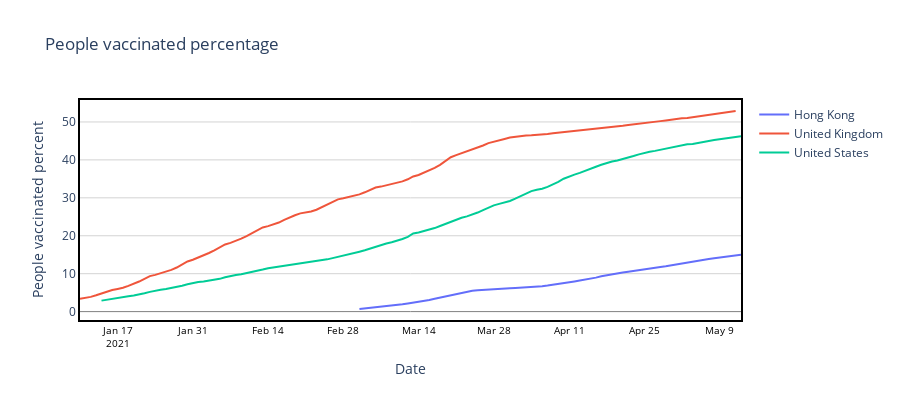

Notebook cell for this chart:
### Code cell
plot_time_variation_countries_group(country_vaccine_time, 'People vaccinated percent', 'People vaccinated percentage', countries)

### Figure 1 — Plotly figure (JSON) as saved in the notebook; plotly's stock layout.template omitted (floating-point values rounded to 4 significant figures)
{"data": [{"marker": {"line": {"width": 1}, "size": 8, "symbol": "circle"}, "mode": "lines", "name": "Hong Kong", "text": ["Hong Kong", "Hong Kong", "Hong Kong", "Hong Kong", "Hong Kong", "Hong Kong", "Hong Kong", "Hong Kong", "Hong Kong", "Hong Kong", "Hong Kong", "Hong Kong", "Hong Kong", "Hong Kong", "Hong Kong", "Hong Kong", "Hong Kong", "Hong Kong", "Hong Kong", "Hong Kong", "Hong Kong", "Hong Kong", "Hong Kong", "Hong Kong", "Hong Kong", "Hong Kong", "Hong Kong", "Hong Kong", "Hong Kong", "Hong Kong", "Hong Kong", "Hong Kong", "Hong Kong", "Hong Kong", "Hong Kong", "Hong Kong", "Hong Kong", "Hong Kong", "Hong Kong", "Hong Kong", "Hong Kong", "Hong Kong", "Hong Kong", "Hong Kong", "Hong Kong", "Hong Kong", "Hong Kong", "Hong Kong", "Hong Kong", "Hong Kong", "Hong Kong", "Hong Kong", "Hong Kong", "Hong Kong", "Hong Kong", "Hong Kong", "Hong Kong", "Hong Kong", "Hong Kong", "Hong Kong", "Hong Kong", "Hong Kong", "Hong Kong", "Hong Kong", "Hong Kong", "Hong Kong", "Hong Kong", "Hong Kong", "Hong Kong", "Hong Kong", "Hong Kong", "Hong Kong"], "type": "scatter", "x": ["2021-03-03", "2021-03-04", "2021-03-05", "2021-03-06", "2021-03-07", "2021-03-08", "2021-03-09", "2021-03-10", "2021-03-11", "2021-03-12", "2021-03-13", "2021-03-14", "2021-03-15", "2021-03-16", "2021-03-17", "2021-03-18", "2021-03-19", "2021-03-20", "2021-03-21", "2021-03-22", "2021-03-23", "2021-03-24", "2021-03-25", "2021-03-26", "2021-03-27", "2021-03-28", "2021-03-29", "2021-03-30", "2021-03-31", "2021-04-01", "2021-04-02", "2021-04-03", "2021-04-04", "2021-04-05", "2021-04-06", "2021-04-07", "2021-04-08", "2021-04-09", "2021-04-10", "2021-04-11", "2021-04-12", "2021-04-13", "2021-04-14", "2021-04-15", "2021-04-16", "2021-04-17", "2021-04-18", "2021-04-19", "2021-04-20", "2021-04-21", "2021-04-22", "2021-04-23", "2021-04-24", "2021-04-25", "2021-04-26", "2021-04-27", "2021-04-28", "2021-04-29", "2021-04-30", "2021-05-01", "2021-05-02", "2021-05-03", "2021-05-04", "2021-05-05", "2021-05-06", "2021-05-07", "2021-05-08", "2021-05-09", "2021-05-10", "2021-05-11", "2021-05-12", "2021-05-13"], "y": [0.69, 0.83, 0.97, 1.12, 1.24, 1.38, 1.51, 1.74, 1.95, 2.16, 2.36, 2.54, 2.75, 3.06, 3.39, 3.69, 4.06, 4.41, 4.73, 5.06, 5.38, 5.51, 5.61, 5.73, 5.83, 5.92, 6.01, 6.08, 6.15, 6.22, 6.29, 6.34, 6.39, 6.49, 6.7, 6.88, 7.06, 7.25, 7.47, 7.72, 7.97, 8.21, 8.43, 8.66, 8.96, 9.3, 9.6, 9.89, 10.12, 10.32, 10.53, 10.76, 11.05, 11.24, 11.47, 11.64, 11.79, 11.96, 12.22, 12.49, 12.7, 12.96, 13.2, 13.41, 13.62, 13.85, 14.08, 14.29, 14.5, 14.68, 14.83, 14.98]}, {"marker": {"line": {"width": 1}, "size": 8, "symbol": "circle"}, "mode": "lines", "name": "United Kingdom", "text": ["United Kingdom", "United Kingdom", "United Kingdom", "United Kingdom", "United Kingdom", "United Kingdom", "United Kingdom", "United Kingdom", "United Kingdom", "United Kingdom", "United Kingdom", "United Kingdom", "United Kingdom", "United Kingdom", "United Kingdom", "United Kingdom", "United Kingdom", "United Kingdom", "United Kingdom", "United Kingdom", "United Kingdom", "United Kingdom", "United Kingdom", "United Kingdom", "United Kingdom", "United Kingdom", "United Kingdom", "United Kingdom", "United Kingdom", "United Kingdom", "United Kingdom", "United Kingdom", "United Kingdom", "United Kingdom", "United Kingdom", "United Kingdom", "United Kingdom", "United Kingdom", "United Kingdom", "United Kingdom", "United Kingdom", "United Kingdom", "United Kingdom", "United Kingdom", "United Kingdom", "United Kingdom", "United Kingdom", "United Kingdom", "United Kingdom", "United Kingdom", "United Kingdom", "United Kingdom", "United Kingdom", "United Kingdom", "United Kingdom", "United Kingdom", "United Kingdom", "United Kingdom", "United Kingdom", "United Kingdom", "United Kingdom", "United Kingdom", "United Kingdom", "United Kingdom", "United Kingdom", "United Kingdom", "United Kingdom", "United Kingdom", "United Kingdom", "United Kingdom", "United Kingdom", "United Kingdom", "United Kingdom", "United Kingdom", "United Kingdom", "United Kingdom", "United Kingdom", "United Kingdom", "United Kingdom", "United Kingdom", "United Kingdom", "United Kingdom", "United Kingdom", "United Kingdom", "United Kingdom", "United Kingdom", "United Kingdom", "United Kingdom", "United Kingdom", "United Kingdom", "United Kingdom", "United Kingdom", "United Kingdom", "United Kingdom", "United Kingdom", "United Kingdom", "United Kingdom", "United Kingdom", "United Kingdom", "United Kingdom", "United Kingdom", "United Kingdom", "United Kingdom", "United Kingdom", "United Kingdom", "United Kingdom", "United Kingdom", "United Kingdom", "United Kingdom", "United Kingdom", "United Kingdom", "United Kingdom", "United Kingdom", "United Kingdom", "United Kingdom", "United Kingdom", "United Kingdom", "United Kingdom", "United Kingdom", "United Kingdom", "United Kingdom", "United Kingdom", "United Kingdom"], "type": "scatter", "x": ["2021-01-10", "2021-01-11", "2021-01-12", "2021-01-13", "2021-01-14", "2021-01-15", "2021-01-16", "2021-01-17", "2021-01-18", "2021-01-19", "2021-01-20", "2021-01-21", "2021-01-22", "2021-01-23", "2021-01-24", "2021-01-25", "2021-01-26", "2021-01-27", "2021-01-28", "2021-01-29", "2021-01-30", "2021-01-31", "2021-02-01", "2021-02-02", "2021-02-03", "2021-02-04", "2021-02-05", "2021-02-06", "2021-02-07", "2021-02-08", "2021-02-09", "2021-02-10", "2021-02-11", "2021-02-12", "2021-02-13", "2021-02-14", "2021-02-15", "2021-02-16", "2021-02-17", "2021-02-18", "2021-02-19", "2021-02-20", "2021-02-21", "2021-02-22", "2021-02-23", "2021-02-24", "2021-02-25", "2021-02-26", "2021-02-27", "2021-02-28", "2021-03-01", "2021-03-02", "2021-03-03", "2021-03-04", "2021-03-05", "2021-03-06", "2021-03-07", "2021-03-08", "2021-03-09", "2021-03-10", "2021-03-11", "2021-03-12", "2021-03-13", "2021-03-14", "2021-03-15", "2021-03-16", "2021-03-17", "2021-03-18", "2021-03-19", "2021-03-20", "2021-03-21", "2021-03-22", "2021-03-23", "2021-03-24", "2021-03-25", "2021-03-26", "2021-03-27", "2021-03-28", "2021-03-29", "2021-03-30", "2021-03-31", "2021-04-01", "2021-04-02", "2021-04-03", "2021-04-04", "2021-04-05", "2021-04-06", "2021-04-07", "2021-04-08", "2021-04-09", "2021-04-10", "2021-04-11", "2021-04-12", "2021-04-13", "2021-04-14", "2021-04-15", "2021-04-16", "2021-04-17", "2021-04-18", "2021-04-19", "2021-04-20", "2021-04-21", "2021-04-22", "2021-04-23", "2021-04-24", "2021-04-25", "2021-04-26", "2021-04-27", "2021-04-28", "2021-04-29", "2021-04-30", "2021-05-01", "2021-05-02", "2021-05-03", "2021-05-04", "2021-05-05", "2021-05-06", "2021-05-07", "2021-05-08", "2021-05-09", "2021-05-10", "2021-05-11", "2021-05-12"], "y": [3.37, 3.58, 3.89, 4.3, 4.77, 5.27, 5.7, 5.98, 6.28, 6.79, 7.33, 7.93, 8.63, 9.36, 9.68, 10.1, 10.55, 11.01, 11.62, 12.34, 13.22, 13.69, 14.21, 14.76, 15.45, 16.16, 16.89, 17.7, 18.11, 18.63, 19.24, 19.9, 20.64, 21.44, 22.19, 22.54, 22.94, 23.48, 24.19, 24.86, 25.41, 25.9, 26.11, 26.39, 26.87, 27.53, 28.25, 28.99, 29.59, 29.87, 30.17, 30.5, 30.91, 31.46, 32.11, 32.72, 32.96, 33.28, 33.6, 33.96, 34.34, 34.89, 35.64, 36.02, 36.59, 37.23, 37.91, 38.69, 39.59, 40.7, 41.24, 41.73, 42.21, 42.71, 43.18, 43.79, 44.42, 44.85, 45.2, 45.53, 45.88, 46.13, 46.29, 46.45, 46.52, 46.58, 46.71, 46.85, 47.0, 47.15, 47.32, 47.42, 47.51, 47.62, 47.79, 47.98, 48.18, 48.39, 48.51, 48.66, 48.82, 48.99, 49.18, 49.38, 49.6, 49.72, 49.85, 50.02, 50.22, 50.4, 50.62, 50.83, 50.96, 51.07, 51.26, 51.46, 51.66, 51.86, 52.1, 52.25, 52.42, 52.62, 52.89]}, {"marker": {"line": {"width": 1}, "size": 8, "symbol": "circle"}, "mode": "lines", "name": "United States", "text": ["United States", "United States", "United States", "United States", "United States", "United States", "United States", "United States", "United States", "United States", "United States", "United States", "United States", "United States", "United States", "United States", "United States", "United States", "United States", "United States", "United States", "United States", "United States", "United States", "United States", "United States", "United States", "United States", "United States", "United States", "United States", "United States", "United States", "United States", "United States", "United States", "United States", "United States", "United States", "United States", "United States", "United States", "United States", "United States", "United States", "United States", "United States", "United States", "United States", "United States", "United States", "United States", "United States", "United States", "United States", "United States", "United States", "United States", "United States", "United States", "United States", "United States", "United States", "United States", "United States", "United States", "United States", "United States", "United States", "United States", "United States", "United States", "United States", "United States", "United States", "United States", "United States", "United States", "United States", "United States", "United States", "United States", "United States", "United States", "United States", "United States", "United States", "United States", "United States", "United States", "United States", "United States", "United States", "United States", "United States", "United States", "United States", "United States", "United States", "United States", "United States", "United States", "United States", "United States", "United States", "United States", "United States", "United States", "United States", "United States", "United States", "United States", "United States", "United States", "United States", "United States"], "type": "scatter", "x": ["2021-01-14", "2021-01-15", "2021-01-19", "2021-01-20", "2021-01-21", "2021-01-22", "2021-01-23", "2021-01-24", "2021-01-25", "2021-01-26", "2021-01-27", "2021-01-28", "2021-01-29", "2021-01-30", "2021-01-31", "2021-02-01", "2021-02-02", "2021-02-03", "2021-02-04", "2021-02-05", "2021-02-06", "2021-02-07", "2021-02-08", "2021-02-09", "2021-02-10", "2021-02-11", "2021-02-12", "2021-02-13", "2021-02-14", "2021-02-16", "2021-02-17", "2021-02-18", "2021-02-19", "2021-02-20", "2021-02-21", "2021-02-22", "2021-02-23", "2021-02-24", "2021-02-25", "2021-02-26", "2021-02-27", "2021-02-28", "2021-03-01", "2021-03-02", "2021-03-03", "2021-03-04", "2021-03-05", "2021-03-06", "2021-03-07", "2021-03-08", "2021-03-09", "2021-03-10", "2021-03-11", "2021-03-12", "2021-03-13", "2021-03-14", "2021-03-15", "2021-03-16", "2021-03-17", "2021-03-18", "2021-03-19", "2021-03-20", "2021-03-21", "2021-03-22", "2021-03-23", "2021-03-24", "2021-03-25", "2021-03-26", "2021-03-27", "2021-03-28", "2021-03-29", "2021-03-30", "2021-03-31", "2021-04-01", "2021-04-02", "2021-04-03", "2021-04-04", "2021-04-05", "2021-04-06", "2021-04-07", "2021-04-08", "2021-04-09", "2021-04-10", "2021-04-11", "2021-04-12", "2021-04-13", "2021-04-14", "2021-04-15", "2021-04-16", "2021-04-17", "2021-04-18", "2021-04-19", "2021-04-20", "2021-04-21", "2021-04-22", "2021-04-23", "2021-04-24", "2021-04-25", "2021-04-26", "2021-04-27", "2021-04-28", "2021-04-29", "2021-04-30", "2021-05-01", "2021-05-02", "2021-05-03", "2021-05-04", "2021-05-05", "2021-05-06", "2021-05-07", "2021-05-08", "2021-05-09", "2021-05-10", "2021-05-11", "2021-05-12", "2021-05-13"], "y": [2.9, 3.17, 4.07, 4.27, 4.5, 4.86, 5.2, 5.53, 5.76, 5.95, 6.19, 6.49, 6.83, 7.2, 7.54, 7.78, 7.91, 8.12, 8.34, 8.64, 9.05, 9.44, 9.67, 9.83, 10.1, 10.38, 10.71, 11.08, 11.45, 11.86, 12.04, 12.27, 12.55, 12.8, 13.05, 13.2, 13.32, 13.53, 13.78, 14.11, 14.48, 14.88, 15.17, 15.48, 15.8, 16.16, 16.61, 17.15, 17.6, 17.94, 18.27, 18.67, 19.16, 19.72, 20.6, 20.87, 21.25, 21.57, 22.03, 22.57, 23.09, 23.73, 24.34, 24.75, 25.1, 25.56, 26.12, 26.78, 27.42, 28.0, 28.41, 28.72, 29.18, 29.77, 30.44, 31.16, 31.76, 32.15, 32.38, 32.89, 33.5, 34.22, 35.03, 35.65, 36.13, 36.57, 37.05, 37.62, 38.2, 38.72, 39.24, 39.56, 39.85, 40.2, 40.6, 41.03, 41.46, 41.85, 42.15, 42.38, 42.67, 43.0, 43.32, 43.73, 43.97, 44.11, 44.22, 44.42, 44.69, 44.98, 45.24, 45.48, 45.69, 45.88, 46.04, 46.23]}], "layout": {"height": 400, "hovermode": "x", "paper_bgcolor": "rgba(0, 0, 0, 0)", "plot_bgcolor": "rgba(0, 0, 0, 0)", "title": {"text": "People vaccinated percentage"}, "xaxis": {"linecolor": "black", "linewidth": 2, "mirror": true, "showline": true, "showticklabels": true, "tickfont": {"color": "black", "size": 10}, "title": {"text": "Date"}, "zeroline": true, "zerolinecolor": "grey", "zerolinewidth": 1}, "yaxis": {"gridcolor": "lightgrey", "linecolor": "black", "linewidth": 2, "mirror": true, "showline": true, "title": {"text": "People vaccinated percent"}, "type": "linear", "zeroline": true, "zerolinecolor": "grey", "zerolinewidth": 1}}}
